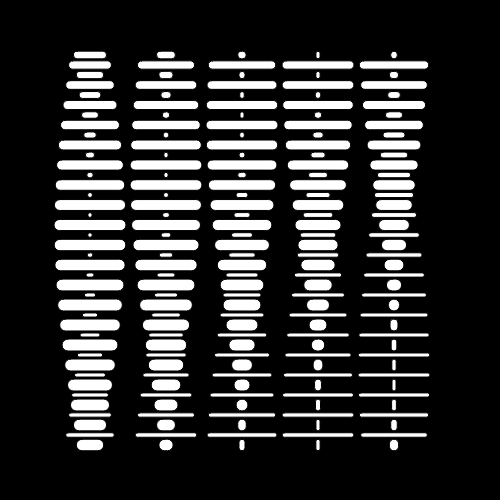
Frame 1 (no input)
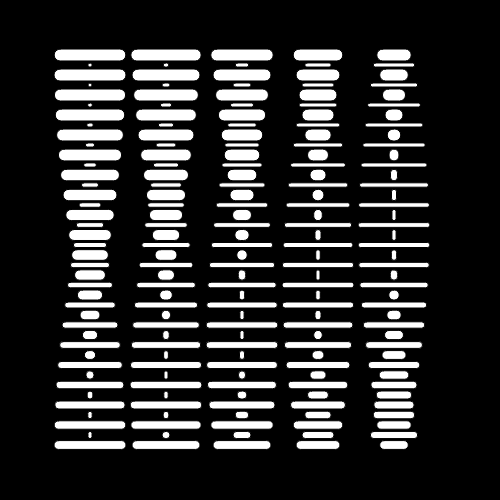
Frame 60 (no input)
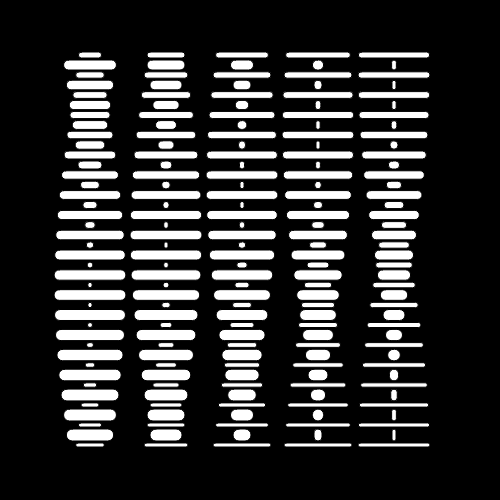
Frame 120 (the mouse pressed at the canvas centre since frame 60)

The p5.js sketch that drew these frames (run headless with seeded random() and noise() and a simulated clock; from frame 60 on, the mouse is pressed at the canvas centre):

// p5.js sketch
// ── sketch.js
function setup() {
  createCanvas(500, 500);
  background(0);
  angleMode(DEGREES);
  rectMode(CENTER);
}

function draw() {
  background(0);

  fill(255);

  translate(90, 55);
  let lengthX;
  let lengthY;
  let gapY = 10;
  let gapX = 76;

  const lengthXParams = {
    amp: 34,
    phaseEven: 0,
    phaseOdd: 180,
    freq: 0.3,
  };
  const lengthYParams = {
    amp: 4,
    phaseEven: 0,
    phaseOdd: 180,
    freq: 0.3,
  };
  const minValue = 4;

  const changePhaseX = -10;
  const changePhaseY = -6;
  const changePhaseJ = -26;

  for (let i = 0; i < 40; i++) {
    if (i % 2 == 0) {
      lengthXParams.phaseEven += changePhaseX;
      lengthX =
        sin(frameCount * 6 * lengthXParams.freq + lengthXParams.phaseEven) *
          lengthXParams.amp +
        (lengthXParams.amp + minValue);

      lengthYParams.phaseEven += changePhaseY;
      lengthY =
        sin(frameCount * 6 * lengthYParams.freq + lengthYParams.phaseEven) *
          lengthYParams.amp +
        (lengthYParams.amp + minValue);
    } else {
      lengthXParams.phaseOdd += changePhaseX;
      lengthX =
        sin(frameCount * 6 * lengthXParams.freq + lengthXParams.phaseOdd) *
          lengthXParams.amp +
        (lengthXParams.amp + minValue);

      lengthYParams.phaseOdd += changePhaseY;
      lengthY =
        sin(frameCount * 6 * lengthYParams.freq + lengthYParams.phaseOdd) *
          lengthYParams.amp +
        (lengthYParams.amp + minValue);
    }
    for (let j = 0; j < 5; j++) {
      let val = j * changePhaseJ;
      if (i % 2 == 0) {
        lengthX =
          sin(
            frameCount * 6 * lengthXParams.freq +
              (lengthXParams.phaseEven + val)
          ) *
            lengthXParams.amp +
          (lengthXParams.amp + minValue);
      } else {
        lengthX =
          sin(
            frameCount * 6 * lengthXParams.freq + lengthXParams.phaseOdd + val
          ) *
            lengthXParams.amp +
          (lengthXParams.amp + minValue);
      }
      rect(j * gapX, i * gapY, lengthX, lengthY, 30);
    }
  }
}
